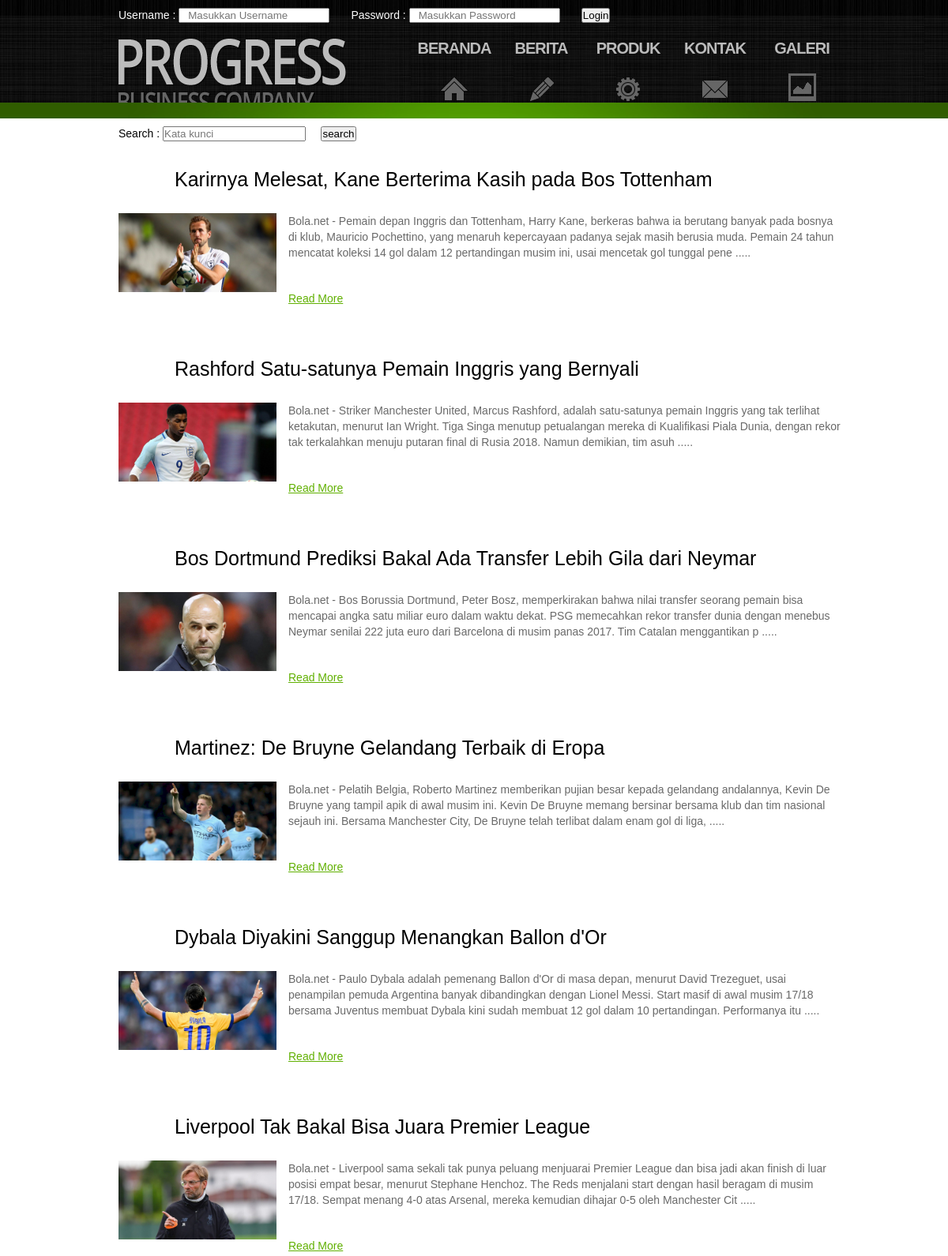
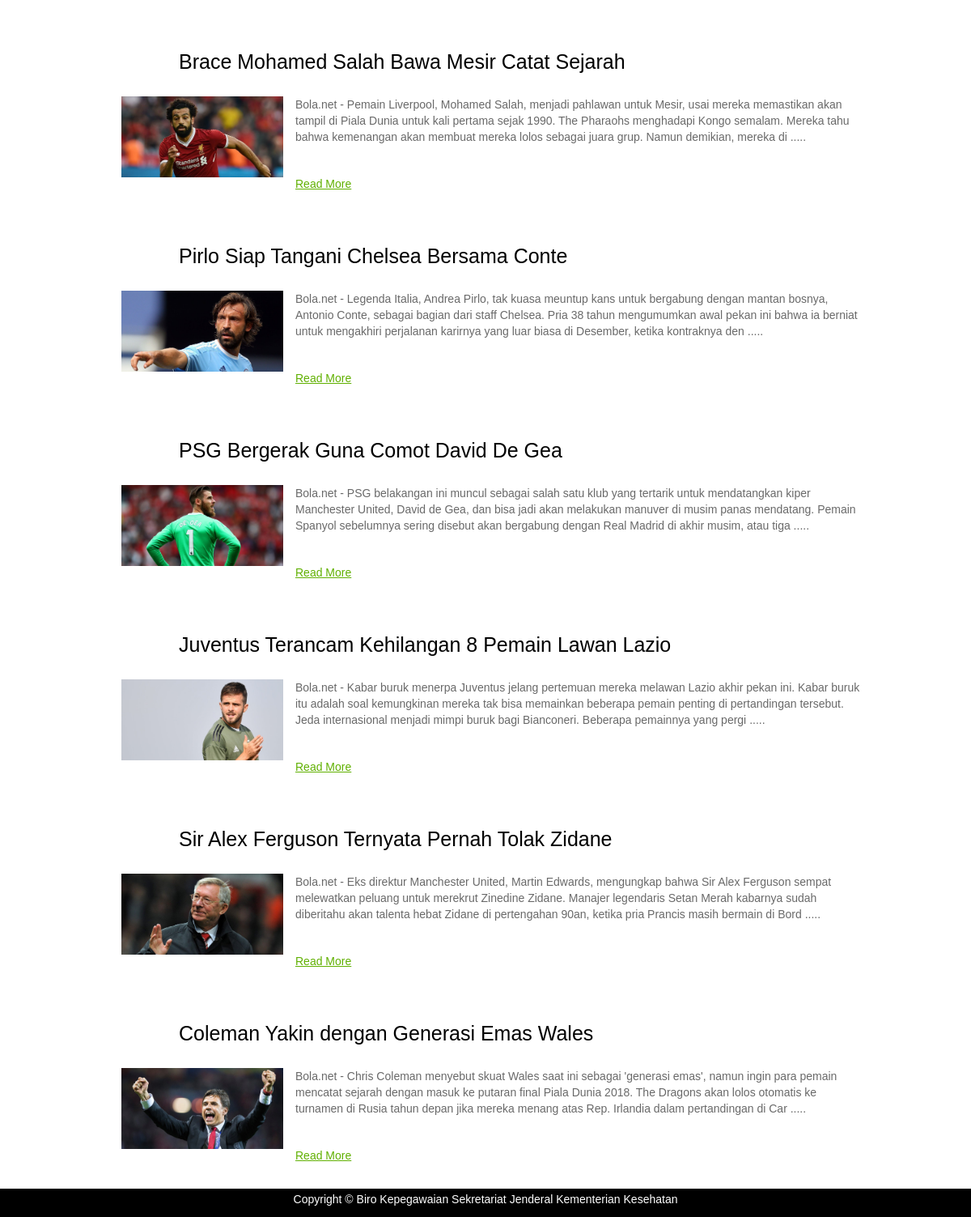
Screenshot of /05-database/search_result.php with the database file from the repository (2 pictures, top to bottom).
### tables this page shows
CREATE TABLE `berita` (
  `id` int(11) NOT NULL,
  `judul` varchar(256) NOT NULL,
  `gambar` varchar(256) NOT NULL,
  `detail` text NOT NULL,
  `created_at` datetime NOT NULL
);

### 05-database/search_result.php (the view, shortened to what this page needs)
<!doctype html>
<html>
<head>
<link href="css/style.css" rel="stylesheet" type="text/css">
<link href="css/custom.css" rel="stylesheet" type="text/css">
</head>
<body>
<div id="wrapper">
   <?php include "includes/header.php"; ?>
   <div id="greenLine"></div>
   		<div id="content">
            <?php
                $koneksi = new mysqli("localhost","root","","training-php");
                $search_text = $_POST['search_text'];
                $sql = "SELECT * FROM berita where judul LIKE '%$search_text%' ORDER BY created_at DESC";
                $query = $koneksi->query($sql);
                $rows = $query->fetch_assoc();
            ?>
            <div class="container">
              <div class="searchHolder">
                <form action="search_result.php" method="post">
                  Search : <input type="text" id="search_text" name="search_text" value="" placeholder="Kata kunci"> &nbsp; &nbsp;
                  <input type="submit" name="submit" value="search">
                </form>
              </div>
              <?php
                    do {
              ?>
            	<div class="newsitem">
                	<div class="date_circle">
                        <p class="day">
                            <span class="month">
                            </span>
                        </p>
                    </div>
                    <h2 class="news_title"><?php echo $rows['judul']; ?></h2>
                    <img src="images-ori/<?php echo $rows['gambar'];?>" width="200" class="news_image">
                    <p class="news_synopsis">
                        <?php echo substr($rows['detail'],0,300) ." .....";?>
                    </p>
                    <a href="news_detail.php?new_id=<?php echo $rows['id']; ?>" class="link_detail">Read More</a>
                </div>
                <?php
                    } while ($rows = $query->fetch_assoc());
                ?>
            </div>
        </div>
		<div id="footer">
        	<div class="container">
            	<p> Copyright &copy; Biro Kepegawaian Sekretariat Jenderal Kementerian Kesehatan</p>
            </div>
        </div>
</div>
</body>
</html>

### 05-database/css/style.css (style rules this page uses)
* { margin:0px; padding:0px; }
body { background:#000; font:14px "Trebuchet MS", Arial, Helvetica, sans-serif; }
.container { width:940px; height:100%;margin:auto; overflow:auto; overflow-y:hidden; overflow-x:hidden; }
#greenLine { background:url(../images/bg_top_img.jpg) center no-repeat #305D00; height:20px; }
#content { background:#fff; min-height:500px; }
.newsitem { min-height:200px; width:100%; padding:20px 20px 20px 20px; overflow:auto; }
.date_circle { height:56px; float:left; width:56px; background:url(../images/date_circle_bg.png); center no-repeat; color:#FFF; text-align:center; }
.day { text-align:center; font-size:35px;font-weight:700; letter-spacing:-2px; }
.month { text-align:center; font-size:18px; font-weight:400; display:block; margin-top:-6px; }
.news_title { width:800px; line-height:26px; min-height:40px; float:left; margin-top:15px; margin-left:15px; font-size:25px; font-weight:400; }
.news_image { float:left; margin-top:15px; }
.news_synopsis { float:left; margin-top:15px; margin-left:15px; width:700px; line-height:20px; min-height:90px; color:#696969 }
.link_detail { float:left; margin-left:15px; color:#60B000; display:block; margin-top:10px; }
#footer { background:#000; height:30px; margin:auto; text-align:center; font-size:10x; color:#FFF; padding-top:5px; }

### 05-database/css/custom.css (style rules this page uses)
.searchHolder { margin-top: 10px; margin-left: 20PX; }

### rows the page displays
berita: judul "Karirnya Melesat, Kane Berterima Kasih pada Bos Tottenham", gambar (picture), detail "Bola.net - Pemain depan Inggris dan Tottenham, Harry Kane, berkeras bahwa ia berutang banyak pada bosnya di klub, Mauricio Pochettino, yang menaruh kepercayaan padanya sejak masih berusia muda. Pemain 24 tahun mencatat koleksi 14 gol dalam 12 pertandingan musim ini, usai mencetak gol tunggal pene"
berita: judul "Rashford Satu-satunya Pemain Inggris yang Bernyali", gambar (picture), detail "Bola.net - Striker Manchester United, Marcus Rashford, adalah satu-satunya pemain Inggris yang tak terlihat ketakutan, menurut Ian Wright. Tiga Singa menutup petualangan mereka di Kualifikasi Piala Dunia, dengan rekor tak terkalahkan menuju putaran final di Rusia 2018. Namun demikian, tim asuh"
berita: judul "Bos Dortmund Prediksi Bakal Ada Transfer Lebih Gila dari Neymar", gambar (picture), detail "Bola.net - Bos Borussia Dortmund, Peter Bosz, memperkirakan bahwa nilai transfer seorang pemain bisa mencapai angka satu miliar euro dalam waktu dekat. PSG memecahkan rekor transfer dunia dengan menebus Neymar senilai 222 juta euro dari Barcelona di musim panas 2017. Tim Catalan menggantikan p"
berita: judul "Martinez: De Bruyne Gelandang Terbaik di Eropa", gambar (picture), detail "Bola.net - Pelatih Belgia, Roberto Martinez memberikan pujian besar kepada gelandang andalannya, Kevin De Bruyne yang tampil apik di awal musim ini. Kevin De Bruyne memang bersinar bersama klub dan tim nasional sejauh ini. Bersama Manchester City, De Bruyne telah terlibat dalam enam gol di liga,"
berita: judul "Dybala Diyakini Sanggup Menangkan Ballon d'Or", gambar (picture), detail "Bola.net - Paulo Dybala adalah pemenang Ballon d'Or di masa depan, menurut David Trezeguet, usai penampilan pemuda Argentina banyak dibandingkan dengan Lionel Messi. Start masif di awal musim 17/18 bersama Juventus membuat Dybala kini sudah membuat 12 gol dalam 10 pertandingan. Performanya itu"
berita: judul "Liverpool Tak Bakal Bisa Juara Premier League", gambar (picture), detail "Bola.net - Liverpool sama sekali tak punya peluang menjuarai Premier League dan bisa jadi akan finish di luar posisi empat besar, menurut Stephane Henchoz. The Reds menjalani start dengan hasil beragam di musim 17/18. Sempat menang 4-0 atas Arsenal, mereka kemudian dihajar 0-5 oleh Manchester Cit"
berita: judul "Brace Mohamed Salah Bawa Mesir Catat Sejarah", gambar (picture), detail "Bola.net - Pemain Liverpool, Mohamed Salah, menjadi pahlawan untuk Mesir, usai mereka memastikan akan tampil di Piala Dunia untuk kali pertama sejak 1990. The Pharaohs menghadapi Kongo semalam. Mereka tahu bahwa kemenangan akan membuat mereka lolos sebagai juara grup. Namun demikian, mereka di"
berita: judul "Pirlo Siap Tangani Chelsea Bersama Conte", gambar (picture), detail "Bola.net - Legenda Italia, Andrea Pirlo, tak kuasa meuntup kans untuk bergabung dengan mantan bosnya, Antonio Conte, sebagai bagian dari staff Chelsea. Pria 38 tahun mengumumkan awal pekan ini bahwa ia berniat untuk mengakhiri perjalanan karirnya yang luar biasa di Desember, ketika kontraknya den"
berita: judul "PSG Bergerak Guna Comot David De Gea", gambar (picture), detail "Bola.net - PSG belakangan ini muncul sebagai salah satu klub yang tertarik untuk mendatangkan kiper Manchester United, David de Gea, dan bisa jadi akan melakukan manuver di musim panas mendatang. Pemain Spanyol sebelumnya sering disebut akan bergabung dengan Real Madrid di akhir musim, atau tiga"
berita: judul "Juventus Terancam Kehilangan 8 Pemain Lawan Lazio", gambar (picture), detail "Bola.net - Kabar buruk menerpa Juventus jelang pertemuan mereka melawan Lazio akhir pekan ini. Kabar buruk itu adalah soal kemungkinan mereka tak bisa memainkan beberapa pemain penting di pertandingan tersebut. Jeda internasional menjadi mimpi buruk bagi Bianconeri. Beberapa pemainnya yang pergi"
berita: judul "Sir Alex Ferguson Ternyata Pernah Tolak Zidane", gambar (picture), detail "Bola.net - Eks direktur Manchester United, Martin Edwards, mengungkap bahwa Sir Alex Ferguson sempat melewatkan peluang untuk merekrut Zinedine Zidane. Manajer legendaris Setan Merah kabarnya sudah diberitahu akan talenta hebat Zidane di pertengahan 90an, ketika pria Prancis masih bermain di Bord"
berita: judul "Coleman Yakin dengan Generasi Emas Wales", gambar (picture), detail "Bola.net - Chris Coleman menyebut skuat Wales saat ini sebagai 'generasi emas', namun ingin para pemain mencatat sejarah dengan masuk ke putaran final Piala Dunia 2018. The Dragons akan lolos otomatis ke turnamen di Rusia tahun depan jika mereka menang atas Rep. Irlandia dalam pertandingan di Car"
